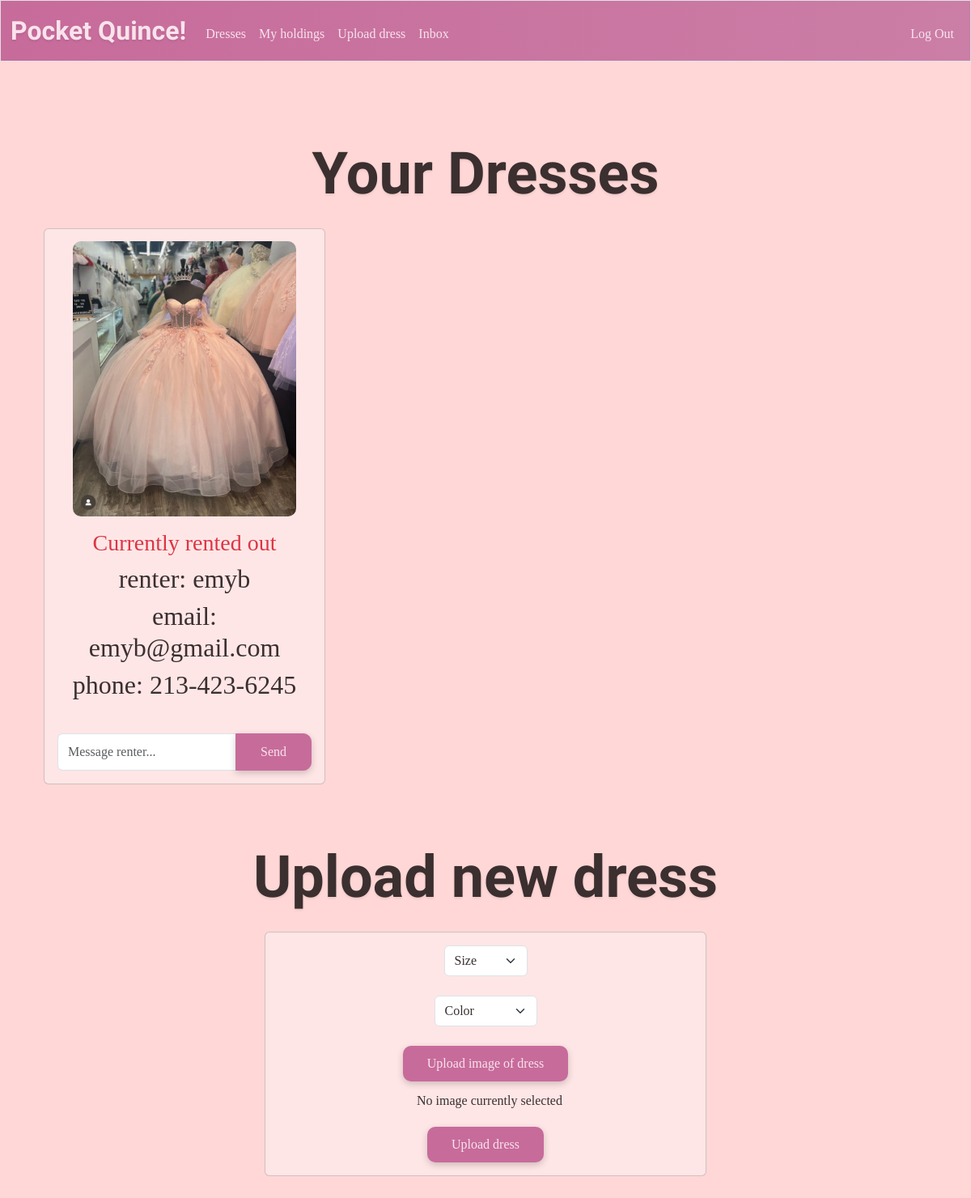
The page /upload (signed in) on the database as committed earlier.
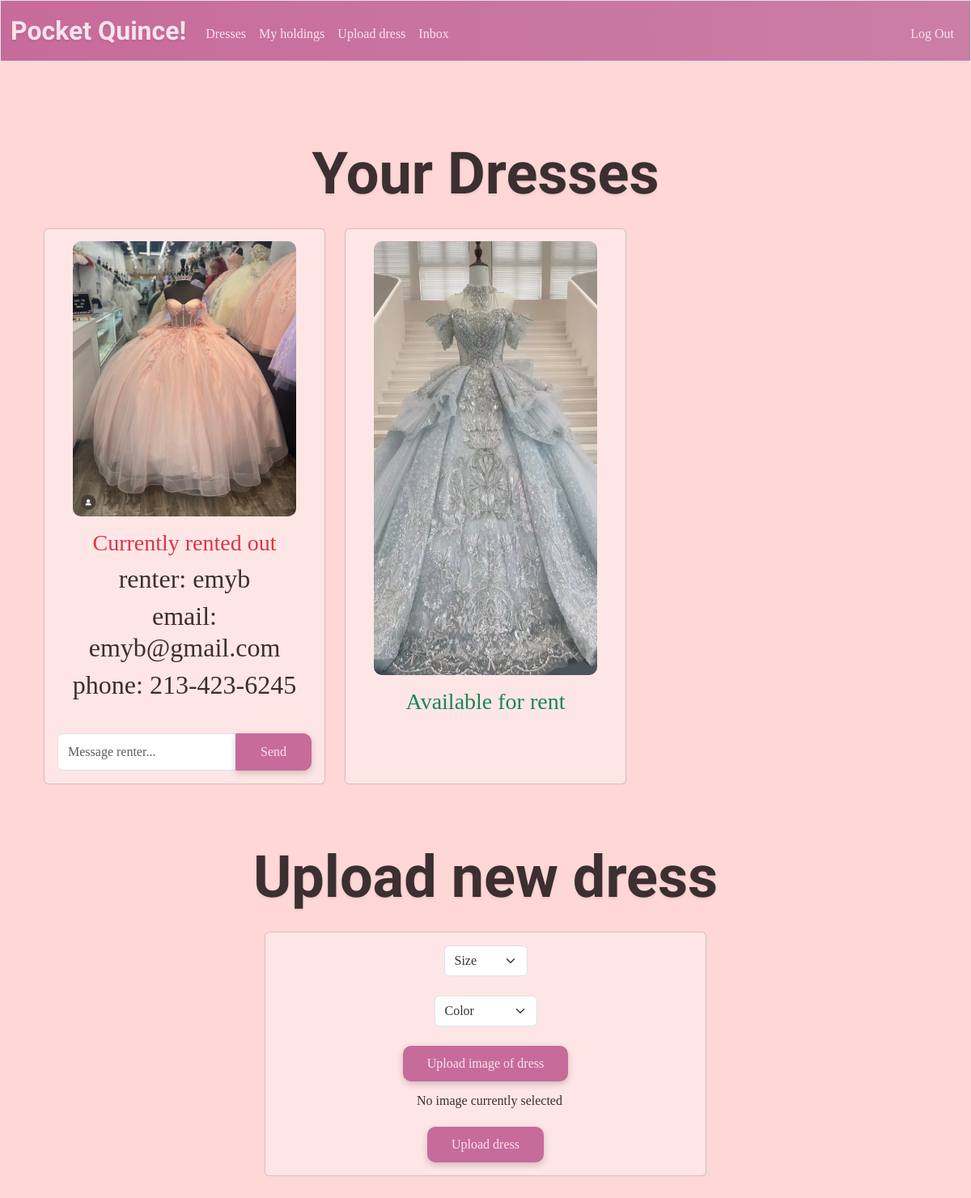
The same page on the database as committed later.
### tables this page shows
CREATE TABLE dresses (
    id INTEGER PRIMARY KEY AUTOINCREMENT,
    size TEXT NOT NULL,
    color TEXT NOT NULL,
    owner INTEGER NOT NULL,
    image_url TEXT,
    time_posted TEXT NOT NULL DEFAULT CURRENT_TIMESTAMP,
    FOREIGN KEY (owner) REFERENCES users(id)
);

CREATE TABLE users (
id INTEGER PRIMARY KEY AUTOINCREMENT NOT NULL, 
username TEXT NOT NULL UNIQUE, 
email TEXT NOT NULL, 
phone TEXT NOT NULL, 
hash TEXT NOT NULL
);

### app.py (the view)
@app.route("/upload", methods=["GET", "POST"])
@login_required
def upload():
    if request.method == "POST":
        db = get_db() # Establish database connection to wardrobe.db
        size = request.form.get("size")
        if not size:
            return apology("Must input size")
        color = request.form.get("color")
        if not color:
            return apology("Must input color")
        image = request.files.get("dressImage")
        if not image:
            return apology("Must upload dress image")
        cur = db.execute("INSERT INTO dresses (size, color, owner) VALUES (?,?,?)",
            (size, color, session["user_id"]),)
        db.commit() # Save database changes
        dress_id = cur.lastrowid
        root, ext = os.path.splitext(secure_filename(image.filename))
        filename = f"{dress_id}{ext}"
        filepath = os.path.join(app.config["UPLOAD_FOLDER"], filename)
        image.save(filepath) # Writes image to file path
        image_url = url_for("static", filename=f"uploads/{filename}")
        db.execute("UPDATE dresses SET image_url = ? WHERE id = ?",
            (image_url, dress_id),)
        db.commit() # Commit database changes
        flash("Dress uploaded!")
        return redirect("/") # goes to dress catalog
    else: # Show all dress owned by current user, and renter information if any
        db = get_db() # Establish database connection to wardrobe.db
        dressesBuffer = db.execute("SELECT * FROM dresses WHERE owner = ?", (session["user_id"],)).fetchall()
        dresses = [] # Empty list for dresses to be added to
        for dress in dressesBuffer:
            dress = dict(dress)  # Convert row object to dictionary- so it's not readonly- to allow changes
            renter = db.execute("SELECT users.id as renter_id, users.username, users.email, users.phone FROM users JOIN holdings ON users.id = holdings.user_id WHERE holdings.dress_id = ? AND holdings.rent_end IS NULL", (dress["id"],)).fetchone()
            if renter: # Check if dress is rented out
                dress["renter_id"] = renter["renter_id"]
                dress["renter"] = renter["username"]
                dress["renter_email"] = renter["email"]
                dress["renter_phone"] = renter["phone"]
            else: # Dress is not rented out
                dress["renter_id"] = None
                dress["renter"] = None
                dress["renter_email"] = None
                dress["renter_phone"] = None
            dresses.append(dress) # Add new dress to total list, as dictionary
        return render_template("upload.html", dresses=dresses)

### app.py (called while the page is built)
def get_db():
    if "db" not in g: # Check if database connection already exists
        g.db = sqlite3.connect(DATABASE) # Open database and store connection for reuse
        g.db.row_factory = sqlite3.Row # Enable dictionary-like row access for reading
    return g.db # Return database connection

@app.after_request
def after_request(response):
    response.headers["Cache-Control"] = "no-cache, no-store, must-revalidate"
    response.headers["Expires"] = 0
    response.headers["Pragma"] = "no-cache"
    return response

### help.py (called while the page is built)
def login_required(f):
    @wraps(f)
    def decorated_function(*args, **kwargs):
        if session.get("user_id") is None:
            return redirect("/login")
        return f(*args, **kwargs)
    return decorated_function

### templates/upload.html (shortened to what this page needs)
{% extends "layout.html" %}
{% block main %}
    <h1 class = "imperial mb-4 mt-5">Your Dresses</h1>
    {% if dresses|length == 0 %}
        <h3 class = "body-font">You have not uploaded any dresses yet.</h3>
    {% else %}
        <div class="container">
            <div class="row">
                {% for dress in dresses %}
                    <div class = "col-md-4 mb-4">
                        <div class = "card dress-card">
                            <img class = "catalogImage mx-auto d-block" src = "{{ dress['image_url'] }}">
                            <div class = "card-body">
                                {% if dress.renter_id %}
                                    <h3 class = "body-font text-danger">Currently rented out</h3>
                                    <h2 class = "body-font">{{ "renter: " + dress["renter"] }}</h2>
                                    <h2 class = "body-font">{{ "email: " + dress["renter_email"]}}</h2>
                                    <h2 class = "body-font">{{ "phone: " + dress["renter_phone"]}}</h2>
                                    <br>
                                    <form action="/messages" method="post" class="mt-2">
                                        <div class="input-group">
                                            <input type="text" name="body" class="form-control body-font" placeholder="Message renter..." required>
                                            <button type="submit" class="btn btn-primary btn-sm body-font">Send</button>
                                        </div>
                                    </form>
                                {% else %}
                                    <h3 class = "body-font text-success">Available for rent</h3>
                                {% endif %}
                            </div>
                        </div>
                    </div>
                {% endfor %}
            {% endif %}
    <form action="/upload" method="post" enctype="multipart/form-data">
        <h1 class = "imperial mb-4 mt-5">Upload new dress</h1>
        <div class = " card p-3 text-center upload-card">
            <select class="form-select mx-auto w-auto body-font" name="size" required>
                <option value="" selected="">Size</option>
            </select>
            <br>
            <select class="form-select mx-auto w-auto body-font" name="color" required>
                <option value="" selected="">Color</option>
            </select>
            <br>
            <label for="image_uploads" class = "form-btn btn-primary body-font">Upload image of dress</label>
            <div class = "preview mt-2">
                <p class = "body-font">No image currently selected</p>
            </div>
            <button type="submit" class = "form-btn btn-primary block body-font">Upload dress</button>
        </div>
    </form>
{% endblock %}

Rows that differ between the two databases and show on the page:
added dresses: image_url (picture), shows "Available for rent"
